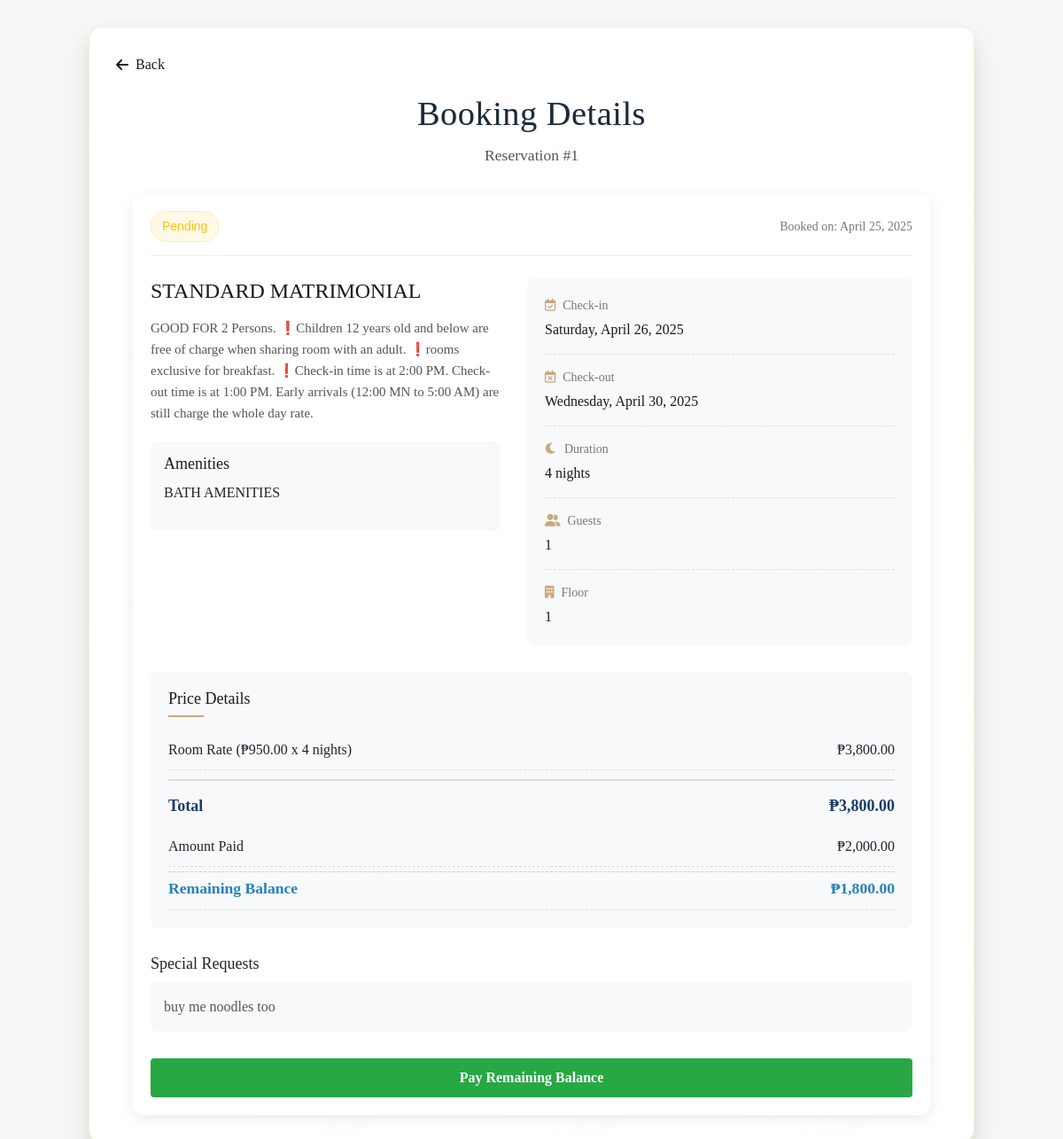
Page /landing_page/pages/booking_details.php?id=1 (signed in) on the earlier database version.
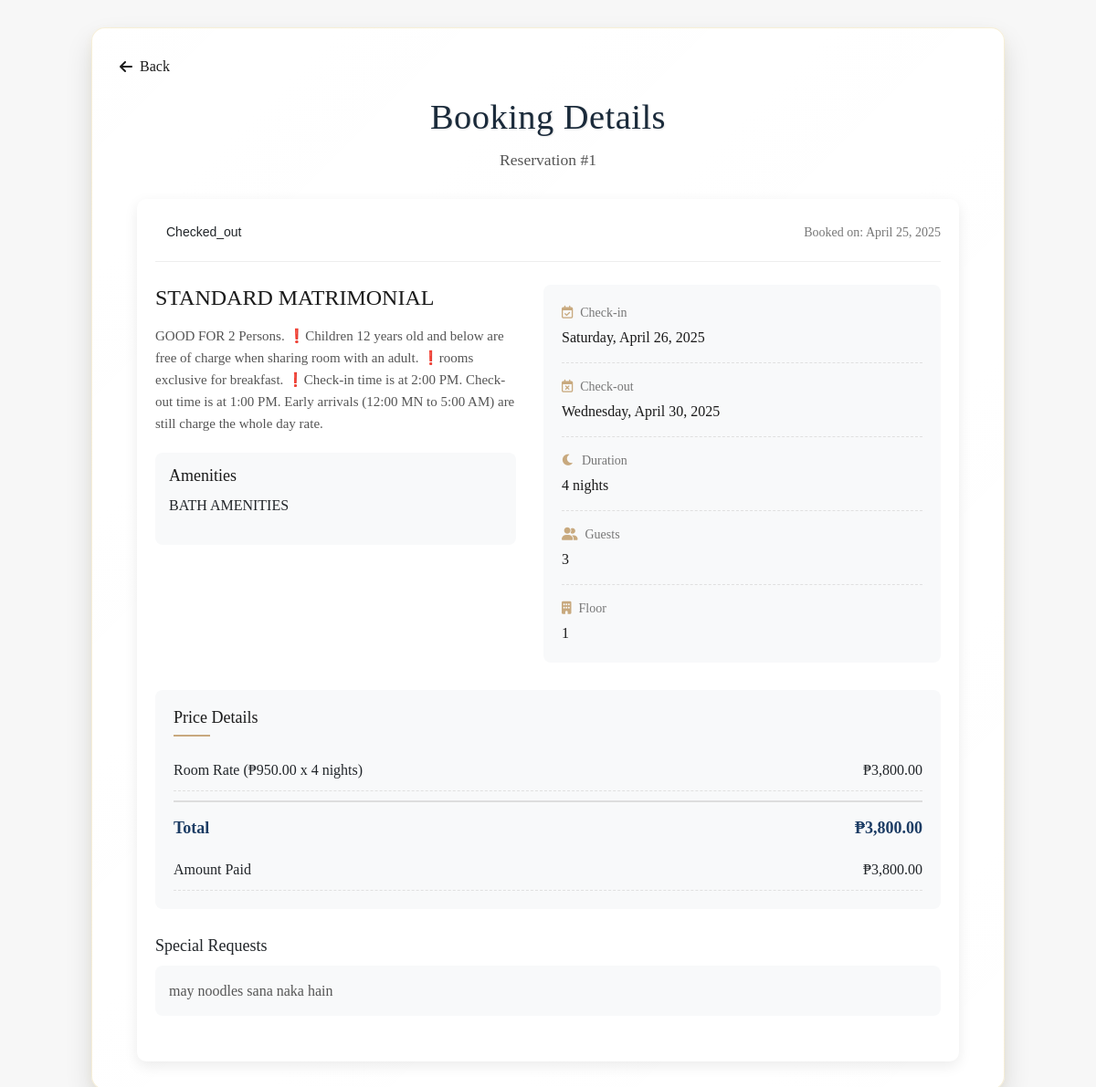
Same page on the later database version.
### tables this page shows
CREATE TABLE IF NOT EXISTS `bookings` (
  `booking_id` int NOT NULL AUTO_INCREMENT,
  `user_id` int NOT NULL,
  `room_id` int NOT NULL,
  `check_in_date` date NOT NULL,
  `check_out_date` date NOT NULL,
  `booking_date` timestamp NULL DEFAULT CURRENT_TIMESTAMP,
  `guests_count` int NOT NULL,
  `total_price` decimal(10,2) NOT NULL,
  `special_requests` text,
  `booking_status` enum('pending','confirmed','checked_in','checked_out','cancelled') DEFAULT 'pending',
  `payment_status` set('pending','paid','partial') DEFAULT 'pending',
  `booking_source` varchar(50) DEFAULT 'website',
  PRIMARY KEY (`booking_id`),
  KEY `user_id` (`user_id`),
  KEY `room_id` (`room_id`)
);

CREATE TABLE IF NOT EXISTS `room_types` (
  `room_type_id` int NOT NULL AUTO_INCREMENT,
  `type_name` varchar(50) NOT NULL,
  `description` text,
  `floor_type` int NOT NULL,
  `base_price` decimal(10,2) NOT NULL,
  `capacity` int NOT NULL,
  `amenities` text,
  `image_path` text,
  PRIMARY KEY (`room_type_id`)
);

### landing_page/pages/booking_details.php (the view, shortened to what this page needs)
<?php
require_once '../../config/db.php';
$user_id = isset($_SESSION['user_id']) ? $_SESSION['user_id'] : null;
$booking_id = $_GET['id'];
$stmt = $conn->prepare("SELECT b.*,
                              r.type_name, r.description, r.base_price, r.capacity, r.amenities,
                              u.username, u.email, u.phone_number,
                              rm.room_number, r.floor_type,
                              COALESCE(SUM(t.amount), 0) AS paid_amount
                       FROM bookings b
                       JOIN rooms rm ON b.room_id = rm.room_id
                       JOIN room_types r ON rm.room_type_id = r.room_type_id
                       JOIN users u ON b.user_id = u.user_id
                       LEFT JOIN transactions t ON b.booking_id = t.booking_id
                       WHERE b.booking_id = ? AND b.user_id = ?
                       GROUP BY b.booking_id");
$stmt->bind_param("ii", $booking_id, $user_id);
$stmt->execute();
$result = $stmt->get_result();
$booking = $result->fetch_assoc();
$check_in = new DateTime($booking['check_in_date']);
$check_out = new DateTime($booking['check_out_date']);
$nights = $check_in->diff($check_out)->days;
$paid_amount = floatval($booking['paid_amount']);
$total_price = floatval($booking['total_price']);
$remaining_balance = $total_price - $paid_amount;
?>
<!DOCTYPE html>
<html lang="en">
<link rel="stylesheet" href="../css/booking.css">
<?php include_once '../includes/head.php'; ?>
<body>
    <div class="booking-container">
        <div class="back-button" style="margin-bottom: 20px;">
            <a href="javascript:history.back()"
                style="text-decoration: none; color: var(--dark-text); display: flex; align-items: center; width: fit-content;">
                <i class="fas fa-arrow-left" style="margin-right: 8px;"></i>
                Back
            </a>
        </div>
        <div class="booking-header">
            <h1>Booking Details</h1>
            <p>Reservation #<?php echo $booking_id; ?></p>
        </div>
        <div class="booking-details-container">
            <div class="booking-status-bar">
                <div class="status-badge <?php echo strtolower($booking['booking_status']); ?>">
                    <?php echo ucfirst($booking['booking_status']); ?>
                </div>
                <div class="booking-date">
                    Booked on: <?php echo date('F d, Y', strtotime($booking['booking_date'])); ?>
                </div>
            </div>
            <div class="booking-info-card">
                <div class="room-info">
                    <h2><?php echo htmlspecialchars($booking['type_name']); ?></h2>
                    <p class="room-description"><?php echo htmlspecialchars($booking['description']); ?></p>
                    <div class="amenities">
                        <h3>Amenities</h3>
                        <p><?php echo htmlspecialchars($booking['amenities']); ?></p>
                    </div>
                </div>
                <div class="reservation-details">
                    <div class="detail-item">
                        <div class="detail-label"><i class="far fa-calendar-check"></i> Check-in</div>
                        <div class="detail-value"><?php echo date('l, F d, Y', strtotime($booking['check_in_date'])); ?>
                        </div>
                    </div>
                    <div class="detail-item">
                        <div class="detail-label"><i class="far fa-calendar-times"></i> Check-out</div>
                        <div class="detail-value">
                            <?php echo date('l, F d, Y', strtotime($booking['check_out_date'])); ?>
                        </div>
                    </div>
                    <div class="detail-item">
                        <div class="detail-label"><i class="fas fa-moon"></i> Duration</div>
                        <div class="detail-value"><?php echo $nights; ?> night<?php echo $nights > 1 ? 's' : ''; ?>
                        </div>
                    </div>
                    <div class="detail-item">
                        <div class="detail-label"><i class="fas fa-user-friends"></i> Guests</div>
                        <div class="detail-value"><?php echo $booking['guests_count']; ?></div>
                    </div>
                    <div class="detail-item">
                        <div class="detail-label"><i class="fas fa-building"></i> Floor</div>
                        <div class="detail-value"><?php echo $booking['floor_type']; ?></div>
                    </div>
                </div>
            </div>
            <div class="pricing-summary">
                <h3>Price Details</h3>
                <div class="price-row">
                    <span>Room Rate (₱<?php echo number_format($booking['base_price'], 2); ?> x <?php echo $nights; ?>
                        nights)</span>
                    <span>₱<?php echo number_format($booking['base_price'] * $nights, 2); ?></span>
                </div>
                <div class="price-row total">
                    <span>Total</span>
                    <span>₱<?php echo number_format($booking['total_price'], 2); ?></span>
                </div>
                <?php if ($paid_amount > 0): ?>
                    <div class="price-row">
                        <span>Amount Paid</span>
                        <span>₱<?php echo number_format($paid_amount, 2); ?></span>
                    </div>
                    <?php if ($remaining_balance > 0): ?>
                        <div class="price-row remaining">
                            <span>Remaining Balance</span>
                            <span>₱<?php echo number_format($remaining_balance, 2); ?></span>
                        </div>
                    <?php endif; ?>
                <?php endif; ?>
            </div>
            <?php if (!empty($booking['special_requests'])): ?>
                <div class="special-requests-section">
                    <h3>Special Requests</h3>
                    <p><?php echo htmlspecialchars($booking['special_requests']); ?></p>
                </div>
            <?php endif; ?>
            <?php if ($booking['payment_status'] === 'pending'): ?>
                <div class="booking-actions-section">
                    <button id="payBooking" class="btn-pay">Pay Now</button>
                </div>
            <?php elseif ($booking['payment_status'] === 'partial'): ?>
                <div class="booking-actions-section">
                    <button id="payBooking" class="btn-pay">Pay Remaining Balance</button>
                </div>
            <?php endif; ?>
        </div>
    </div>
</body>
</html>

### landing_page/includes/head.php (shortened to what this page needs)
<head>
    <link rel="stylesheet" href="../css/style.css">
    <link rel="stylesheet" href="../css/rooms.css">
    <link rel="stylesheet" href="https://cdn.jsdelivr.net/npm/bootstrap@5.3.0/dist/css/bootstrap.min.css">
    <link rel="stylesheet" href="https://cdn.datatables.net/1.13.6/css/jquery.dataTables.min.css">
    <link rel="stylesheet" href="https://cdn.datatables.net/responsive/2.5.0/css/responsive.dataTables.min.css">
    <link rel="stylesheet" href="https://cdnjs.cloudflare.com/ajax/libs/font-awesome/6.0.0-beta3/css/all.min.css">
</head>

### landing_page/css/booking.css (style rules this page uses)
.booking-container { max-width: 1000px; margin: 30px auto; padding: 30px; background: linear-gradient( 135deg, rgba(255, 255, 255, 0.98), rgba(255, 255, 255, 0.95) ); border-radius: 15px; box-shadow: 0 15px 30px rgba(0, 0, 0, 0.12), 0 4px 10px rgba(212, 175, 55, 0.08); font-family: "Montserrat", sans-serif; position: relative; border: 1px solid rgba(212, 175, 55, 0.2); }
.booking-header { text-align: center; margin-bottom: 25px; }
.booking-header h1 { font-family: "Playfair Display", serif; font-size: 2.4em; color: #1a2a3a; margin-bottom: 12px; text-shadow: 1px 1px 2px rgba(0, 0, 0, 0.1); letter-spacing: 0.5px; }
.booking-header p { color: #555; font-size: 1.1em; font-weight: 300; line-height: 1.4; }
.booking-details-container { max-width: 900px; margin: 0 auto; padding: 20px; background-color: white; border-radius: 10px; box-shadow: 0 5px 15px rgba(0, 0, 0, 0.08); margin-top: 30px; }
.booking-status-bar { display: flex; justify-content: space-between; align-items: center; margin-bottom: 25px; padding-bottom: 15px; border-bottom: 1px solid #eee; }
.status-badge { display: inline-block; padding: 6px 12px; border-radius: 20px; font-size: 14px; font-weight: 500; font-family: "Montserrat", sans-serif; }
.booking-date { font-size: 14px; color: #777; }
.booking-info-card { display: flex; flex-direction: column; gap: 30px; margin-bottom: 30px; }
@media (min-width: 768px) { .booking-info-card { flex-direction: row; } }
.room-info { flex: 1; }
.room-info h2 { font-size: 24px; margin-bottom: 15px; color: var(--dark-text); }
.room-description { font-size: 15px; line-height: 1.6; color: #555; margin-bottom: 20px; }
.amenities { background-color: #f8f9fa; padding: 15px; border-radius: 8px; }
.amenities h3 { font-size: 18px; margin-bottom: 10px; color: var(--dark-text); }
.reservation-details { flex: 1; background-color: #f8f9fa; padding: 20px; border-radius: 8px; }
.detail-item { margin-bottom: 15px; padding-bottom: 15px; border-bottom: 1px dashed #e0e0e0; }
.detail-item:last-child { margin-bottom: 0; padding-bottom: 0; border-bottom: none; }
.detail-label { font-size: 14px; color: #777; margin-bottom: 5px; display: flex; align-items: center; }
.detail-label i { margin-right: 8px; color: var(--primary-color); }
.detail-value { font-size: 16px; font-weight: 500; color: var(--dark-text); }
.pricing-summary { background-color: #f8f9fa; padding: 20px; border-radius: 8px; margin-bottom: 30px; }
.pricing-summary h3 { font-size: 18px; margin-bottom: 15px; color: var(--dark-text); position: relative; padding-bottom: 10px; }
.pricing-summary h3::after { content: ''; position: absolute; bottom: 0; left: 0; width: 40px; height: 2px; background-color: var(--primary-color); }
.price-row { display: flex; justify-content: space-between; padding: 10px 0; border-bottom: 1px dashed #e0e0e0; }
.price-row.total { border-top: 2px solid #ddd; border-bottom: none; margin-top: 10px; padding-top: 15px; font-weight: 700; font-size: 18px; color: var(--secondary-color); }
.special-requests-section { margin-bottom: 30px; }
.special-requests-section h3 { font-size: 18px; margin-bottom: 10px; }
.special-requests-section p { background-color: #f8f9fa; padding: 15px; border-radius: 8px; color: #555; line-height: 1.6; }
.status-badge.pending { background-color: rgba(255, 193, 7, 0.1); color: #ffc107; border: 1px solid rgba(255, 193, 7, 0.2); }
.booking-actions-section { text-align: center; margin-top: 20px; }
.btn-pay { display: block; width: 100%; padding: 12px 15px; text-align: center; border-radius: 6px; font-weight: 500; transition: all 0.3s ease; cursor: pointer; text-decoration: none; background-color: #42b983; color: white; border: none; margin-top: 15px; }
.btn-pay { background-color: #28a745; color: white; border: none; padding: 10px 20px; border-radius: 4px; cursor: pointer; font-weight: bold; transition: background-color 0.3s; }

### landing_page/css/style.css (style rules this page uses)
:root { --primary-color: #c8a97e; --secondary-color: #1c3c64; --accent-color: #9c7a48; --dark-text: #1a1a1a; --light-text: #707070; --light-bg: #f7f7f7; --white: #ffffff; --shadow: 0 10px 30px rgba(0, 0, 0, 0.08); --luxury-gradient: linear-gradient( 135deg, var(--primary-color) 0%, var(--accent-color) 100% ); }
* { margin: 0; padding: 0; box-sizing: border-box; font-family: "Playfair Display", serif; }
body { background-color: var(--light-bg) !important; color: var(--dark-text); }

### landing_page/pages/booking_details.php (style rules this page uses)
.price-row.remaining { font-weight: bold; color: #2980b9; font-size: 1.1em; margin-top: 5px; padding-top: 5px; border-top: 1px dashed #ccc; }

Differences in the rows shown:
changed bookings "STANDARD MATRIMONIAL": booking_status "Pending" → "Checked_out"; guests_count "1" → "3"; special_requests "buy me noodles too" → "may noodles sana naka hain"; payment_status "partial" → "paid" (drawn)
Other differences:
$paid_amount: "2,000.00" → "3,800.00"
$remaining_balance: "1,800.00" → (not shown)
text no longer shown: "Remaining Balance ₱ Pay Remaining Balance"
